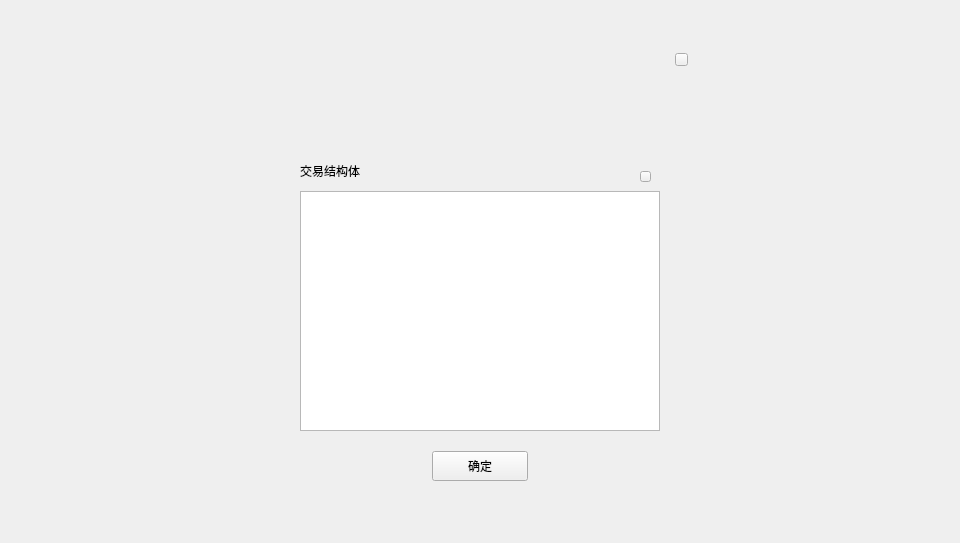
<?xml version="1.0" encoding="UTF-8"?>
<ui version="4.0">
 <class>TransactionResultDialog</class>
 <widget class="QDialog" name="TransactionResultDialog">
  <property name="geometry">
   <rect>
    <x>0</x>
    <y>0</y>
    <width>960</width>
    <height>543</height>
   </rect>
  </property>
  <property name="windowTitle">
   <string>Dialog</string>
  </property>
  <widget class="QWidget" name="widget" native="true">
   <property name="geometry">
    <rect>
     <x>0</x>
     <y>0</y>
     <width>960</width>
     <height>543</height>
    </rect>
   </property>
   <widget class="QWidget" name="containerWidget" native="true">
    <property name="geometry">
     <rect>
      <x>260</x>
      <y>41</y>
      <width>440</width>
      <height>460</height>
     </rect>
    </property>
    <property name="font">
     <font>
      <family>Microsoft YaHei UI Light</family>
     </font>
    </property>
    <widget class="QToolButton" name="okBtn">
     <property name="geometry">
      <rect>
       <x>172</x>
       <y>410</y>
       <width>96</width>
       <height>30</height>
      </rect>
     </property>
     <property name="font">
      <font>
       <family>Microsoft YaHei UI Light</family>
      </font>
     </property>
     <property name="cursor">
      <cursorShape>PointingHandCursor</cursorShape>
     </property>
     <property name="focusPolicy">
      <enum>Qt::NoFocus</enum>
     </property>
     <property name="styleSheet">
      <string notr="true"/>
     </property>
     <property name="text">
      <string>确定</string>
     </property>
    </widget>
    <widget class="QToolButton" name="closeBtn">
     <property name="geometry">
      <rect>
       <x>415</x>
       <y>12</y>
       <width>13</width>
       <height>13</height>
      </rect>
     </property>
     <property name="cursor">
      <cursorShape>PointingHandCursor</cursorShape>
     </property>
     <property name="focusPolicy">
      <enum>Qt::NoFocus</enum>
     </property>
     <property name="styleSheet">
      <string notr="true"/>
     </property>
     <property name="text">
      <string/>
     </property>
    </widget>
    <widget class="QLabel" name="infoLabel">
     <property name="geometry">
      <rect>
       <x>100</x>
       <y>40</y>
       <width>240</width>
       <height>60</height>
      </rect>
     </property>
     <property name="text">
      <string/>
     </property>
     <property name="alignment">
      <set>Qt::AlignCenter</set>
     </property>
     <property name="wordWrap">
      <bool>true</bool>
     </property>
     <property name="textInteractionFlags">
      <set>Qt::LinksAccessibleByMouse|Qt::TextSelectableByMouse</set>
     </property>
    </widget>
    <widget class="QLabel" name="label_2">
     <property name="geometry">
      <rect>
       <x>40</x>
       <y>120</y>
       <width>200</width>
       <height>20</height>
      </rect>
     </property>
     <property name="text">
      <string>交易结构体</string>
     </property>
    </widget>
    <widget class="QTextBrowser" name="textBrowser">
     <property name="geometry">
      <rect>
       <x>40</x>
       <y>150</y>
       <width>360</width>
       <height>240</height>
      </rect>
     </property>
    </widget>
    <widget class="QToolButton" name="copyBtn">
     <property name="geometry">
      <rect>
       <x>380</x>
       <y>130</y>
       <width>11</width>
       <height>11</height>
      </rect>
     </property>
     <property name="font">
      <font>
       <family>微软雅黑</family>
      </font>
     </property>
     <property name="cursor">
      <cursorShape>PointingHandCursor</cursorShape>
     </property>
     <property name="focusPolicy">
      <enum>Qt::NoFocus</enum>
     </property>
     <property name="text">
      <string/>
     </property>
    </widget>
   </widget>
  </widget>
 </widget>
 <resources/>
 <connections/>
</ui>
